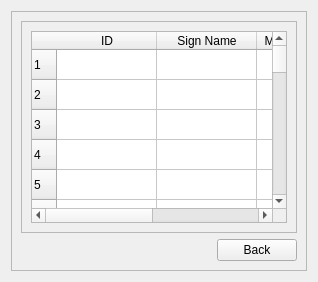
             <widget class="QWidget" name="page_11">
              <layout class="QGridLayout" name="gridLayout_9">
               <item row="0" column="0">
                <widget class="QFrame" name="frame_21">
                 <property name="frameShape">
                  <enum>QFrame::StyledPanel</enum>
                 </property>
                 <property name="frameShadow">
                  <enum>QFrame::Raised</enum>
                 </property>
                 <layout class="QGridLayout" name="gridLayout_10">
                  <item row="1" column="1">
                   <widget class="QPushButton" name="pushButton_68">
                    <property name="cursor">
                     <cursorShape>PointingHandCursor</cursorShape>
                    </property>
                    <property name="text">
                     <string>Back</string>
                    </property>
                   </widget>
                  </item>
                  <item row="1" column="0">
                   <spacer name="horizontalSpacer_14">
                    <property name="orientation">
                     <enum>Qt::Horizontal</enum>
                    </property>
                    <property name="sizeHint" stdset="0">
                     <size>
                      <width>40</width>
                      <height>20</height>
                     </size>
                    </property>
                   </spacer>
                  </item>
                  <item row="0" column="0" colspan="2">
                   <widget class="QFrame" name="frame_22">
                    <property name="frameShape">
                     <enum>QFrame::StyledPanel</enum>
                    </property>
                    <property name="frameShadow">
                     <enum>QFrame::Raised</enum>
                    </property>
                    <layout class="QFormLayout" name="formLayout_2">
                     <item row="0" column="0" colspan="2">
                      <widget class="QTableWidget" name="tableWidget_4">
                       <property name="rowCount">
                        <number>100</number>
                       </property>
                       <row/>
                       <row/>
                       <row/>
                       <row/>
                       <row/>
                       <row/>
                       <row/>
                       <row/>
                       <row/>
                       <row/>
                       <row/>
                       <row/>
                       <row/>
                       <row/>
                       <row/>
                       <row/>
                       <row/>
                       <row/>
                       <row/>
                       <row/>
                       <row/>
                       <row/>
                       <row/>
                       <row/>
                       <row/>
                       <row/>
                       <row/>
                       <row/>
                       <row/>
                       <row/>
                       <row/>
                       <row/>
                       <row/>
                       <row/>
                       <row/>
                       <row/>
                       <row/>
                       <row/>
                       <row/>
                       <row/>
                       <row/>
                       <row/>
                       <row/>
                       <row/>
                       <row/>
                       <row/>
                       <row/>
                       <row/>
                       <row/>
                       <row/>
                       <row/>
                       <row/>
                       <row/>
                       <row/>
                       <row/>
                       <row/>
                       <row/>
                       <row/>
                       <row/>
                       <row/>
                       <row/>
                       <row/>
                       <row/>
                       <row/>
                       <row/>
                       <row/>
                       <row/>
                       <row/>
                       <row/>
                       <row/>
                       <row/>
                       <row/>
                       <row/>
                       <row/>
                       <row/>
                       <row/>
                       <row/>
                       <row/>
                       <row/>
                       <row/>
                       <row/>
                       <row/>
                       <row/>
                       <row/>
                       <row/>
                       <row/>
                       <row/>
                       <row/>
                       <row/>
                       <row/>
                       <row/>
                       <row/>
                       <row/>
                       <row/>
                       <row/>
                       <row/>
                       <row/>
                       <row/>
                       <row/>
                       <row/>
                       <column>
                        <property name="text">
                         <string>ID</string>
                        </property>
                       </column>
                       <column>
                        <property name="text">
                         <string>Sign Name</string>
                        </property>
                       </column>
                       <column>
                        <property name="text">
                         <string>Marks Obtained</string>
                        </property>
                       </column>
                       <column>
                        <property name="text">
                         <string>Test Completed</string>
                        </property>
                       </column>
                      </widget>
                     </item>
                    </layout>
                   </widget>
                  </item>
                 </layout>
                </widget>
               </item>
              </layout>
             </widget>
